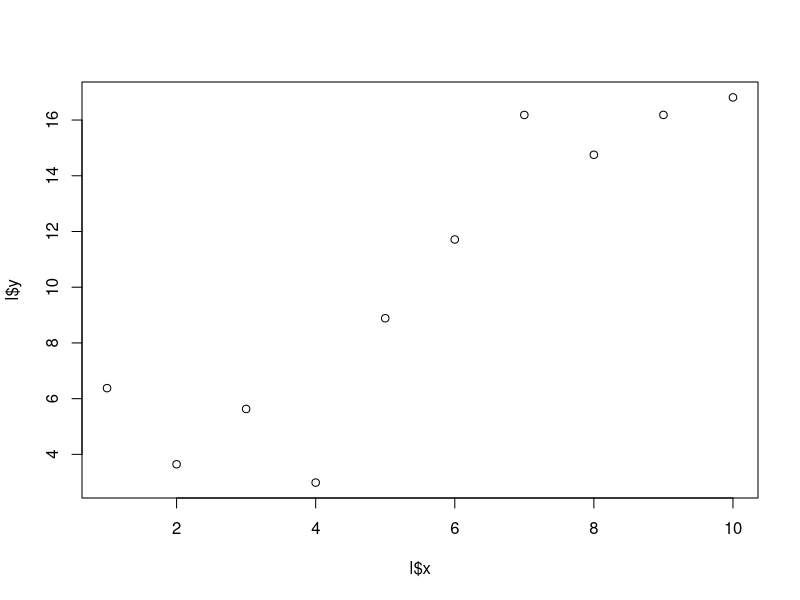
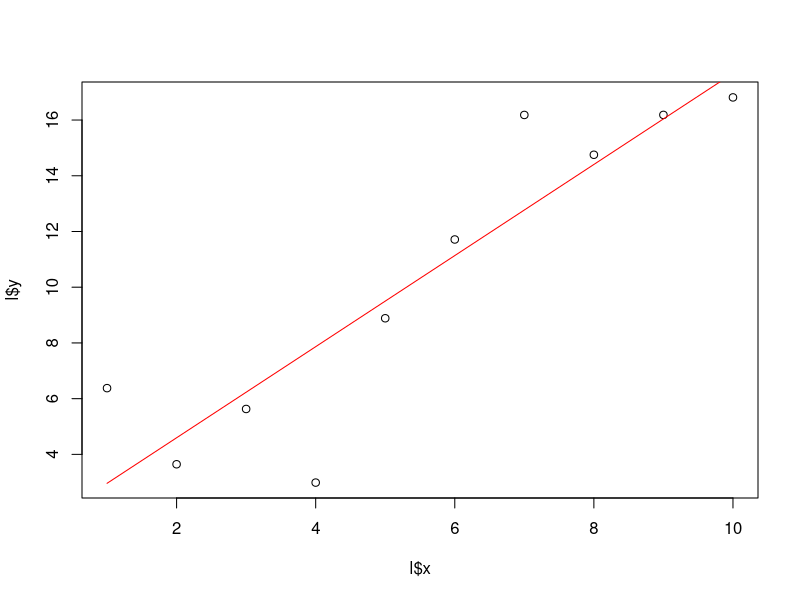

Write R code to recreate these figures, in order.
# A named vector
x <- c(a = 1, b = 2, c = 5)
# Index by position
x[1]
x[1:2]
x[c(1, 3)]
# Index by name
x["a"]
x[c("a", "c")]
# Index by logic
x[x > 3]
x[names(x) == "b"]

#where is bob?
filenames <- c("bob", "bob", "springer", "bailey", "bailey")
filenames == "bob"
filenames[filenames == "bob"]

#exercise
plant_height_mm <- c(p0 = 45.94, p1 = 48.13, p2 = 48.14, p3 = 47.55, p4 = 43.85, p5 = 45.12, p6 = 45.49, p7 = 44.82, p8 = 48.4, p9 = 46.62)
plant_species <- c("Arabidopsis thaliana", "Arabidopsis arenosa", "Arabidopsis lyrata", "Arabidopsis arenosa", "Arabidopsis arenosa", "Arabidopsis arenosa", "Arabidopsis lyrata", "Arabidopsis thaliana", "Arabidopsis thaliana", "Arabidopsis thaliana")

#Q1
plant_height_mm[plant_species == "Arabidopsis thaliana"] #index by logic
plant_height_mm[c("p0", "p9", "p10")] # index by name
plant_height_mm[7:10] # index by position

#Q2
# (1)
plant_height_mm[plant_species == "Arabidopsis arenosa"]
# (2)
plant_height_mm[plant_species != "Arabidopsis thaliana"]

#Q3
m <- mean(plant_height_mm)
sd <- sd(plant_height_mm)
plant_species[plant_height_mm>(m+sd)]

# You start with a list
l <- list(a = 1:3,
          b = 4:6)
# You want the mean of the first element, so you index by position
mean(l[1])

#subsetting lists with $ and [[]]

mean(l$a)
mean(l[[1]])

set.seed(1001)
# A linear regression model
x<-1:10
l <- list(x = 1:10,
          y = 2 * x + rnorm(10, sd = 2),
          coef = c(intercept = 1.326, slope = 1.635))

#Q7
plot(l$x, l$y)

#$ indexing

#Q8
l$x

l$coef["intecept"]
l$coef["slope"]

predicted_y <- l$coef[2]*l$x +l$coef[1]    

plot(l$x, l$y)
lines(l$x, predicted_y, col = "red")
